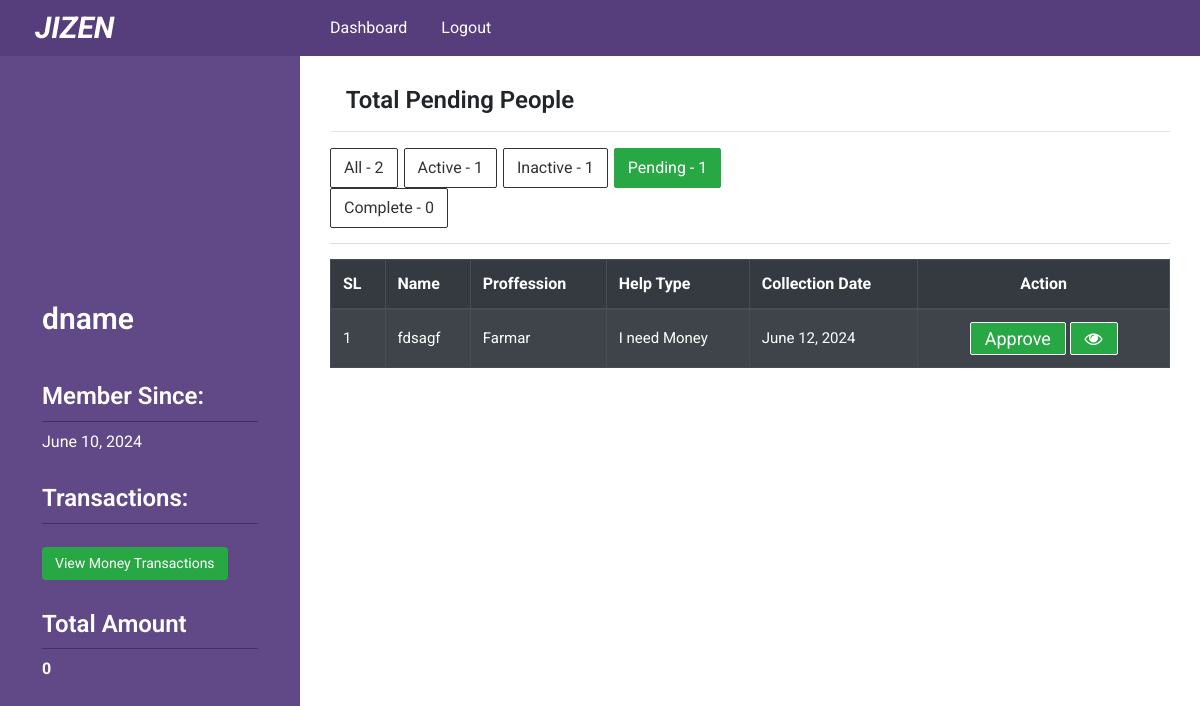
/dashboard/poor/poor-list-pending (signed in), run on the app's committed database.
### poorapp/models.py (models this page shows, shortened)
class Doner(models.Model):
    doner_name      = models.CharField(max_length = 120)
    gender_list = (
        ('F','Female'),
        ('M','Male'),
        ('O','Other')
    )
    doner_gender    = models.CharField(max_length=1,choices=gender_list, null=True)
    doner_age       = models.IntegerField(null=True,blank=True)
    doner_phone     = models.CharField(max_length=15)
    doner_email     = models.EmailField(max_length=50,blank=True)
    doner_pass      = models.CharField(max_length = 300)
    doner_image     = models.ImageField(upload_to='uploads/',blank = True)
    joining_date    = models.DateField(auto_now=False, auto_now_add=True)
    district_name   = models.ForeignKey(DistrictList, on_delete= models.CASCADE)
    city_name       = models.ForeignKey(CityList, on_delete= models.CASCADE)
    status          = models.BooleanField(default=False)
    complete        = models.BooleanField(default=False)
    request         = models.BooleanField(default=False)

class Receivers(models.Model):
    name                    = models.CharField(max_length=150)
    email                   = models.EmailField(max_length=150, blank=True)
    mobile_number           = models.IntegerField()
    password                = models.CharField(max_length = 30, default="123456")
    aplicant_proffessions   = models.ForeignKey('ApplicantProffession', on_delete=models.CASCADE)
    gender_list = (
        ('F','Female'),
        ('M','Male'),
        ('O','Other')
    )
    aplicant_gender         = models.CharField(max_length=1,default = 1,choices=gender_list)
    aplicant_age            = models.IntegerField(default=30)
    image                   = models.ImageField(upload_to='uploads/')
    father_name             = models.CharField(max_length=150)
    father_proffession      = models.ForeignKey('FatherProffession', on_delete=models.CASCADE)
    father_contact_number   = models.IntegerField()
    mother_name             = models.CharField(max_length=150)
    help_type               = models.ForeignKey('HelpCategory', on_delete=models.CASCADE)
    amount                  = models.IntegerField()
    amount_received         = models.IntegerField(default=0)
    require_date            = models.DateField()
    city_name               = models.ForeignKey(CityList, on_delete= models.CASCADE)
    district_name           = models.ForeignKey(DistrictList, on_delete= models.CASCADE)
    post_code               = models.CharField(max_length=20)
    address                 = models.TextField(max_length=500)
    payment_type            = models.ForeignKey('PaymentType', on_delete=models.CASCADE, default=0,null=True)
    payment_type_account    = models.IntegerField(blank=True,null=True)
    identity_document_lists = (
        ('DL','Driving License'),
        ('PP','Passport'),
        ('NC','NID Card'),
        ('BC','Birth Certificate'),
    )
    identity_doc_type       = models.CharField(max_length=2, choices=identity_document_lists)
    identity_doc            = models.ImageField(upload_to='uploads/')
    identity_doc_number     = models.IntegerField(blank=True)
    document_file_one       = models.ImageField(upload_to='uploads/', blank=True)
    problem_description     = RichTextField(blank=True,null=True)
    status                  = models.BooleanField(default=False)
    complete_status         = models.BooleanField(default=False)
    timestamp               = models.DateField(auto_now_add=True, auto_now=False)
    update                  = models.DateField(auto_now=True, auto_now_add=False)
    cloth_count             = models.IntegerField(default=0);
    cloth_size              = models.CharField(max_length=200,default='0');
    edu_items               = models.CharField(max_length=300,default='');
    food_quantity           = models.IntegerField(default=0);
    food_time               = models.CharField(max_length=200,null=True, blank=True);

class ApplicantProffession(models.Model):
    proffession_type = models.CharField(max_length=50)
    def __str__(self):
        return self.proffession_type

class HelpCategory(models.Model):
    category_name = models.CharField(max_length=50)
    def __str__(self):
        return self.category_name

### poorapp/views.py (the view)
# urls.py: path('poor/poor-list-pending', views.poor_lists_pending, name='poor_list_pending'),
def poor_lists_pending(request):
    total = models.Receivers.objects.all().count()
    poor_list_active = models.Receivers.objects.filter(status=True,complete_status=False).order_by('timestamp').count()
    poor_list_inactive = models.Receivers.objects.filter(status=False).order_by('timestamp').count()
    poor_list_pending = models.Receivers.objects.filter(complete_status=False,status=False).order_by('timestamp')
    poor_list_complete = models.Receivers.objects.filter(complete_status=True).order_by('timestamp').count()
    total_pending = poor_list_pending.count()
    context = {
        'poor_list_inactive':poor_list_inactive,
        'poor_list_active':poor_list_active,
        'poor_list_pending':poor_list_pending,
        'poor_list_complete':poor_list_complete,
        'total_pending':total_pending,
        'total':total
    }
    return render(request,'poorapp/poor_list_pending.html',context)

### poorapp/templatetags/data_load.py (called while the page is built)
@register.filter(name='doner_info')
def intactive_counts(request,id):
    doner_info = Doner.objects.filter(id=id)
    return doner_info

@register.filter(name='total_payment')
def total_payment(request,id):
    my_paymenbt = PaymentProcess.objects.filter(payment_by_id=id)
    total = 0
    for payment in my_paymenbt:
        total = total + payment.payment_amount
    return total

### templates/poorapp/poor_list_pending.html (shortened to what this page needs)
{% extends 'dashboard-base.html' %}
{% load data_load %}
{% block dashboard %}
    <div class="dashboard_topbar">
        <div class="row">
            <div class="col-sm-4">
                <h2 class="fweight-600 fsize-24 align-center">
                    Total Pending People
                </h2>
            </div>
        </div>
    </div>
    <hr>
    <div class="add_poor_area">
        <div class="search_option">
            <div class="row">
                <div class="col-sm-7">
                    <div class="button_search_option">
                        <ul>
                            <li><a href="{% url 'poorapp:poor_list_all' %}">All - <span>{{total}}</span></a></li>
                            <li><a href="{% url 'poorapp:poor_list' %}">Active - <span>{{poor_list_active}}</span></a></li>
                            <li><a href="{% url 'poorapp:poor_list_inactive' %}">Inactive - <span>{{poor_list_inactive}}</span></a></li>
                            <li><a class="active" href="{% url 'poorapp:poor_list_pending' %}">Pending - <span>{{total_pending}}</span></a></li>
                            <li><a href="{% url 'poorapp:poor_list_complete' %}">Complete - <span>{{poor_list_complete}}</span></a></li>
                        </ul>
                    </div>
                </div>
            </div>
        </div>
        {% if poor_list_pending %}
        <table class="table table-bordered table-dark table-hover table-striped">
            <thead class="table-dark">
                <tr>
                    <th>SL</th>
                    <th>Name</td>
                    <th>Proffession</td>
                    <th>Help Type</td>
                    <th>Collection Date</td>
                    <th class="align-center">Action</td>
                </tr>
            </thead>
            <tbody>
                    {% for poor in poor_list_pending %}
                    <tr>
                        <td scope="row">{{forloop.counter}}</td>
                        <td>{{poor.name}}</td>
                        <td>{{poor.aplicant_proffessions}}</td>
                        <td>{{poor.help_type}}</td>
                        <td>{{poor.require_date}}</td>
                        <td class="action light width-30 align-center">
                            <a style="text-decoration: none;bordar-radious:3px;" href="{% url 'poorapp:approveed' poor.id %}">Approve</a>
                            <a href="{% url 'commonapp:single_poor_people' poor.id %}"><i class="fa fa-eye"></i></a>
                        </td>
                    </tr>
                    {% endfor %}
                </tbody>
            </table>
            {% else %}
                <h2 class="align-center fweight-600 fsize-20" style="color: red;">There is no Data in Pending List</h2>
            {% endif %}
    </div>
{% endblock dashboard %}

### templates/dashboard-base.html (shortened to what this page needs)
<!DOCTYPE html>
<html lang="en">
<head>
    <link rel="stylesheet" href="https://cdnjs.cloudflare.com/ajax/libs/font-awesome/4.7.0/css/font-awesome.min.css">
    {% load static %}
    {% load data_load %}
    <link rel="stylesheet" href="{% static 'css/bootstrap.min.css' %}">
    <link rel="stylesheet" href="{% static 'style.css' %}">
</head>
<body>
<header class="header_area sticky-top">
    <div class="container-fluid">
        <div class="row">
            <div class="col-sm-3">
                <div class="logo">
                    <a target="_blank" href="{% url 'commonapp:home' %}"><h2>JIZEN</h2></a>
                </div>
            </div>
            <div class="col-md-8">
                {% if request.session.admin  %}
                <div class="top_title doner_menu_area">
                        <div class="left_menu menu">
                            <ul>
                                <li><a href="">Dashboard</a></li>
                                </li>
                                <li><a href="{% url 'poorapp:admin_logout' %}">Logout</a></li>
                            </ul>
                        </div>
                        <!-- <div class="right_menu menu">
                            <ul>
                                <li><a href="">Settings <i class="fa fa-sort-down"></i></a>
                                    <ul>
                                        <li><a href="">Update Profile</a></li>
                                        <li><a href="">Change Password</a></li>
                                        <li><a href="">View login History</a></li>
                                        <li><a href="">Help</a></li>
                                    </ul>
                                </li>
                            </ul>
                        </div> -->
                    </div>
                {% elif request.session.userid %}
                    <div class="top_title doner_menu_area">
                        <div class="left_menu menu">
                            <ul>
                                <li><a href="{% url 'poorapp:doner_dashboard' %}">Dashboard</a></li>
                                <li><a href="{% url 'poorapp:doner_logout' %}">Logout</a></li>
                            </ul>
                        </div>
                    </div>
                {% endif %}
            </div>
        </div>
    </div>
</header>
<section class="dashboard_content_area">
    <div class="container-fluid">
        <div class="row">
            <div class="col-sm-3 fixed-left dashboard_sidebar">
                <div class="sidebar">
                {% if request.session.admin %}
                    <div class="accordion single_sidebar" id="accordionExample">
                        <h3 class="collapsed" data-toggle="collapse" data-target="#one" aria-expanded="true" aria-controls="one"><i class="fa fa-list-ul"></i> Receiver Dashboard</h3>
                        <div id="one" class="dashboard_menu collapse show" data-parent="">
                            <ul>
                                <li><a href="{% url 'poorapp:poor_list' %}"><i class="fa fa-hand-o-right"></i> Receiver list</a></li>
                            </ul>
                        </div>
                        <h3 class="collapsed" data-toggle="collapse" data-target="#helper" aria-expanded="true" aria-controls="helper"><i class="fa fa-list-ul"></i> Who are Helping Now</h3>
                        <div id="helper" class="dashboard_menu collapse show" data-parent="">
                            <ul>
                                <li><a href="{% url 'poorapp:doner_list' %}"><i class="fa fa-hand-o-right"></i> Donor List</a></li>
                            </ul>
                        </div>
                    </div>
                    {% elif request.session.userid %}
                        <div class="doner_profile_area">
                            {% for doner in doner_info|doner_info:request.session.userid %}
                                {% if doner.doner_image%}
                                    <div class="doner_image">
                                        <a href="{% url 'poorapp:doner_dashboard' %}"><img src="{{doner.doner_image.url}}" alt=""></a>
                                    </div>
                                {% endif %}
                                <div class="general_info">
                                    <h2>{{doner.doner_name}}</h2>
                                    <h3>Member Since:</h3>
                                    <p>{{doner.joining_date}}</p>
                                    <h3>Transactions: </h2>
                                    <a href="{% url 'poorapp:view_transactions' request.session.userid %}" class="btn btn-success btn-sm">View Money Transactions</a>
                                    <h3>Total Amount</h3>
                                    <p><strong>{{ total_payments|total_payment:request.session.userid }}</strong></p>
                                </div>
                            {% endfor %}
                        </div>
                    {% endif %}
                </div>
            </div>
            <div class="col-sm-9">
                <div class="dashboard_content">
                    {% block dashboard %}
                    {% endblock dashboard %}
                </div>
            </div>
        </div>
    </div>
</section>
</body>
</html>

### static/style.css (style rules this page uses)
body { font-family: 'Roboto', sans-serif; }
.align-center { text-align: center; }
.header_area { background-color: #563d7c; }
*,h1,h2,h3,h4,h5,h6,ul,li,a,p { margin: 0; padding: 0; }
.logo h2 { font-size: 30px; color: #fff; margin-bottom: 0; padding: 5px 20px; margin: 5px 0; display: inline-block; border-radius: 5px; font-style: italic; font-weight: 700; }
.col-sm-3.dashboard_sidebar { background-color: #614887; padding-bottom: 60px; min-height: 700px; }
ul { list-style: none; }
.fsize-24 { font-size:24px ; }
.dashboard_content { padding: 30px 15px 80px; z-index: 1; position: relative; }
.fweight-600 { font-weight: 600; }
.width-30 { width: 30%; }
.action.light a { background-color:#28a745; }
.action a { display: inline-block; font-size: 18px; color: #fff; padding: 5px 14px; border: 1px solid #fff; margin: 0 0px; border-radius: 2px; line-height: 1.2; display: inline-block; transition: all 0.5s; }
.button_search_option ul li a.active span { color: #fff; }
.button_search_option ul li a.active { background: #28a745; color: #fff; border: 1px solid #28a745; }
.button_search_option ul li a { display: inline-block; background: #fff; color: #333; border: 1px solid #333; padding: 7px 13px; margin-right: 2px; border-radius: 2px; text-decoration: none; }
.button_search_option ul li { display: inline; }
.search_option { margin-bottom: 15px; border-bottom: 1px solid #ddd; padding-bottom: 15px; }
.menu ul li { display: inline; }
.menu ul li a { color: #fff; font-weight: 400; display: inline-block; font-size: 16px; padding: 16px 15px; text-transform: capitalize; text-decoration: none; transition: all 0.5s; }
.doner_image { text-align: center; }
.doner_image a { display: block; width: 200px; height: 200px; display: block; overflow: hidden; border-radius: 400px; }
.general_info p { color: #fff; margin-bottom: 20px; }
.doner_profile_area { padding: 30px 10%; }
.general_info h2 { font-size: 30px; color: #fff; font-weight: 600; padding: 15px 0; }
.general_info a.btn { padding: 5px 12px; margin-top: 15px; }
.general_info h3 { font-size: 24px; font-weight: 600; color: #fff; padding-bottom: 10px; margin-bottom: 8px; border-bottom: 1px solid #3A3560; margin-top: 30px; }
.left_menu.menu { float: left; width: 87%; }
.menu ul li { position: relative; }
.add_poor_area td { font-size: 15px; vertical-align: middle; }

### data on the page
Doner: doner_name "dname", joining_date "June 10, 2024", request "0"
Receivers: name "fdsagf", aplicant_proffessions "Farmar", help_type "I need Money", require_date "June 12, 2024"

### other printed values
{{ total }} "2"
{{ poor_list_active }} "1"
{{ poor_list_inactive }} "1"
{{ total_pending }} "1"
{{ poor_list_complete }} "0"
